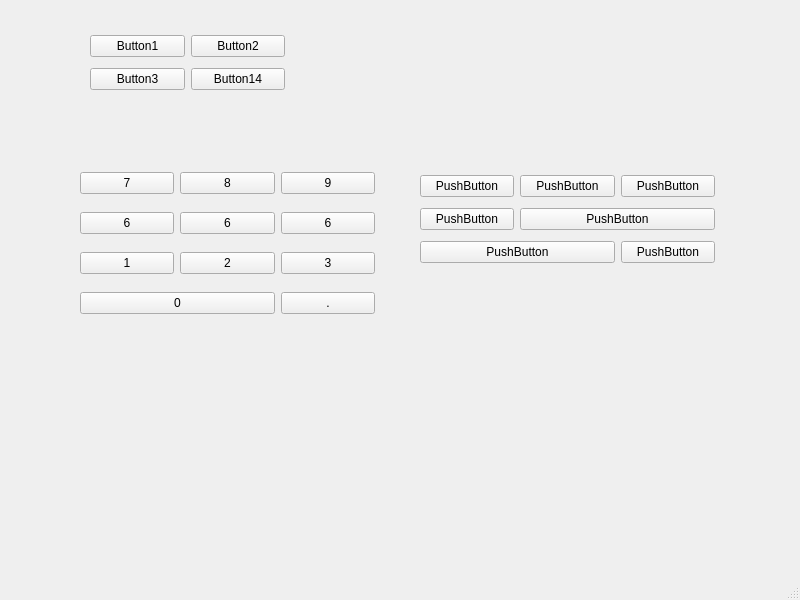
<?xml version="1.0" encoding="UTF-8"?>
<ui version="4.0">
 <class>MainWindow</class>
 <widget class="QMainWindow" name="MainWindow">
  <property name="geometry">
   <rect>
    <x>0</x>
    <y>0</y>
    <width>800</width>
    <height>600</height>
   </rect>
  </property>
  <property name="windowTitle">
   <string>MainWindow</string>
  </property>
  <widget class="QWidget" name="centralwidget">
   <widget class="QWidget" name="layoutWidget">
    <property name="geometry">
     <rect>
      <x>90</x>
      <y>30</y>
      <width>195</width>
      <height>65</height>
     </rect>
    </property>
    <layout class="QGridLayout" name="gridLayout">
     <item row="0" column="0">
      <widget class="QPushButton" name="pushButton">
       <property name="text">
        <string>Button1</string>
       </property>
      </widget>
     </item>
     <item row="0" column="1">
      <widget class="QPushButton" name="pushButton_3">
       <property name="text">
        <string>Button2</string>
       </property>
      </widget>
     </item>
     <item row="1" column="0">
      <widget class="QPushButton" name="pushButton_2">
       <property name="text">
        <string>Button3</string>
       </property>
      </widget>
     </item>
     <item row="1" column="1">
      <widget class="QPushButton" name="pushButton_4">
       <property name="text">
        <string>Button14</string>
       </property>
      </widget>
     </item>
    </layout>
   </widget>
   <widget class="QWidget" name="layoutWidget">
    <property name="geometry">
     <rect>
      <x>80</x>
      <y>160</y>
      <width>295</width>
      <height>170</height>
     </rect>
    </property>
    <layout class="QGridLayout" name="gridLayout_2">
     <item row="1" column="1">
      <widget class="QPushButton" name="pushButton_10">
       <property name="text">
        <string>6</string>
       </property>
      </widget>
     </item>
     <item row="0" column="2">
      <widget class="QPushButton" name="pushButton_7">
       <property name="text">
        <string>9</string>
       </property>
      </widget>
     </item>
     <item row="1" column="0">
      <widget class="QPushButton" name="pushButton_8">
       <property name="text">
        <string>6</string>
       </property>
      </widget>
     </item>
     <item row="1" column="2">
      <widget class="QPushButton" name="pushButton_9">
       <property name="text">
        <string>6</string>
       </property>
      </widget>
     </item>
     <item row="2" column="0">
      <widget class="QPushButton" name="pushButton_11">
       <property name="text">
        <string>1</string>
       </property>
      </widget>
     </item>
     <item row="0" column="0">
      <widget class="QPushButton" name="pushButton_5">
       <property name="text">
        <string>7</string>
       </property>
      </widget>
     </item>
     <item row="3" column="0" colspan="2">
      <widget class="QPushButton" name="pushButton_14">
       <property name="text">
        <string>0</string>
       </property>
      </widget>
     </item>
     <item row="3" column="2">
      <widget class="QPushButton" name="pushButton_15">
       <property name="text">
        <string>.</string>
       </property>
      </widget>
     </item>
     <item row="2" column="1">
      <widget class="QPushButton" name="pushButton_13">
       <property name="text">
        <string>2</string>
       </property>
      </widget>
     </item>
     <item row="2" column="2">
      <widget class="QPushButton" name="pushButton_12">
       <property name="text">
        <string>3</string>
       </property>
      </widget>
     </item>
     <item row="0" column="1">
      <widget class="QPushButton" name="pushButton_6">
       <property name="text">
        <string>8</string>
       </property>
      </widget>
     </item>
    </layout>
   </widget>
   <widget class="QWidget" name="gridLayoutWidget">
    <property name="geometry">
     <rect>
      <x>420</x>
      <y>170</y>
      <width>295</width>
      <height>100</height>
     </rect>
    </property>
    <layout class="QGridLayout" name="gridLayout_3">
     <item row="0" column="2">
      <widget class="QPushButton" name="pushButton_18">
       <property name="text">
        <string>PushButton</string>
       </property>
      </widget>
     </item>
     <item row="0" column="1">
      <widget class="QPushButton" name="pushButton_17">
       <property name="text">
        <string>PushButton</string>
       </property>
      </widget>
     </item>
     <item row="1" column="0">
      <widget class="QPushButton" name="pushButton_19">
       <property name="text">
        <string>PushButton</string>
       </property>
      </widget>
     </item>
     <item row="0" column="0">
      <widget class="QPushButton" name="pushButton_16">
       <property name="text">
        <string>PushButton</string>
       </property>
      </widget>
     </item>
     <item row="1" column="1" colspan="2">
      <widget class="QPushButton" name="pushButton_20">
       <property name="text">
        <string>PushButton</string>
       </property>
      </widget>
     </item>
     <item row="2" column="0" colspan="2">
      <widget class="QPushButton" name="pushButton_21">
       <property name="text">
        <string>PushButton</string>
       </property>
      </widget>
     </item>
     <item row="2" column="2">
      <widget class="QPushButton" name="pushButton_22">
       <property name="text">
        <string>PushButton</string>
       </property>
      </widget>
     </item>
    </layout>
   </widget>
  </widget>
  <widget class="QMenuBar" name="menubar">
   <property name="geometry">
    <rect>
     <x>0</x>
     <y>0</y>
     <width>800</width>
     <height>26</height>
    </rect>
   </property>
  </widget>
  <widget class="QStatusBar" name="statusbar"/>
 </widget>
 <resources/>
 <connections/>
</ui>
